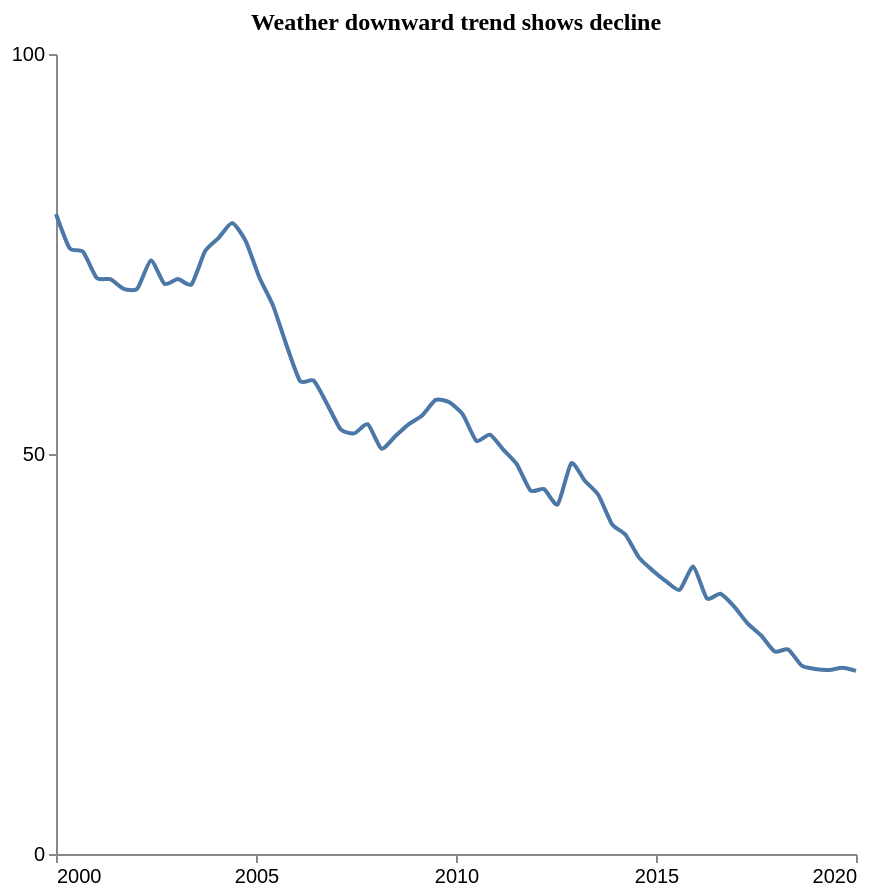

Express this chart as Vega-Lite.
### Vega-Lite specification from a JSON file in a GitHub repository (floating-point values rounded to 4 significant figures)
{"$schema": "https://vega.github.io/schema/vega-lite/v5.json", "description": "Pattern: Downward", "data": {"values": [{"X": 2000.0, "Y": 80.0}, {"X": 2000.0, "Y": 75.74}, {"X": 2001.0, "Y": 75.28}, {"X": 2001.0, "Y": 72.01}, {"X": 2001.0, "Y": 71.85}, {"X": 2002.0, "Y": 70.65}, {"X": 2002.0, "Y": 70.68}, {"X": 2002.0, "Y": 74.18}, {"X": 2003.0, "Y": 71.28}, {"X": 2003.0, "Y": 71.88}, {"X": 2003.0, "Y": 71.22}, {"X": 2004.0, "Y": 75.36}, {"X": 2004.0, "Y": 77.03}, {"X": 2004.0, "Y": 78.87}, {"X": 2005.0, "Y": 76.59}, {"X": 2005.0, "Y": 72.05}, {"X": 2005.0, "Y": 68.58}, {"X": 2006.0, "Y": 63.6}, {"X": 2006.0, "Y": 59.12}, {"X": 2006.0, "Y": 59.18}, {"X": 2007.0, "Y": 56.23}, {"X": 2007.0, "Y": 53.07}, {"X": 2007.0, "Y": 52.58}, {"X": 2008.0, "Y": 53.71}, {"X": 2008.0, "Y": 50.67}, {"X": 2008.0, "Y": 52.19}, {"X": 2009.0, "Y": 53.71}, {"X": 2009.0, "Y": 54.82}, {"X": 2009.0, "Y": 56.76}, {"X": 2010.0, "Y": 56.47}, {"X": 2010.0, "Y": 54.95}, {"X": 2011.0, "Y": 51.64}, {"X": 2011.0, "Y": 52.41}, {"X": 2011.0, "Y": 50.51}, {"X": 2012.0, "Y": 48.68}, {"X": 2012.0, "Y": 45.43}, {"X": 2012.0, "Y": 45.61}, {"X": 2013.0, "Y": 43.7}, {"X": 2013.0, "Y": 48.84}, {"X": 2013.0, "Y": 46.65}, {"X": 2014.0, "Y": 44.87}, {"X": 2014.0, "Y": 41.24}, {"X": 2014.0, "Y": 39.9}, {"X": 2015.0, "Y": 37.05}, {"X": 2015.0, "Y": 35.45}, {"X": 2015.0, "Y": 34.09}, {"X": 2016.0, "Y": 33.02}, {"X": 2016.0, "Y": 35.92}, {"X": 2016.0, "Y": 31.95}, {"X": 2017.0, "Y": 32.53}, {"X": 2017.0, "Y": 30.96}, {"X": 2017.0, "Y": 28.84}, {"X": 2018.0, "Y": 27.32}, {"X": 2018.0, "Y": 25.31}, {"X": 2018.0, "Y": 25.56}, {"X": 2019.0, "Y": 23.54}, {"X": 2019.0, "Y": 23.12}, {"X": 2019.0, "Y": 22.99}, {"X": 2020.0, "Y": 23.28}, {"X": 2020.0, "Y": 22.89}]}, "mark": {"type": "line", "interpolate": "cardinal", "tension": 0.4}, "encoding": {"x": {"field": "X", "type": "quantitative", "title": "", "axis": {"grid": false, "format": "d", "values": [2000, 2005, 2010, 2015, 2020], "tickSize": 4}, "scale": {"domain": [2000, 2020]}}, "y": {"field": "Y", "type": "quantitative", "title": "", "axis": {"grid": false, "format": "d", "values": [0, 50, 100], "tickSize": 4, "tickOpacity": 1}, "scale": {"domain": [0, 100]}}}, "title": {"text": "Weather downward trend shows decline", "anchor": "middle", "font": "Tahoma", "fontSize": 12}, "config": {"lineBreak": "^", "view": {"stroke": null}}, "height": 400, "width": 400, "autosize": "pad"}
